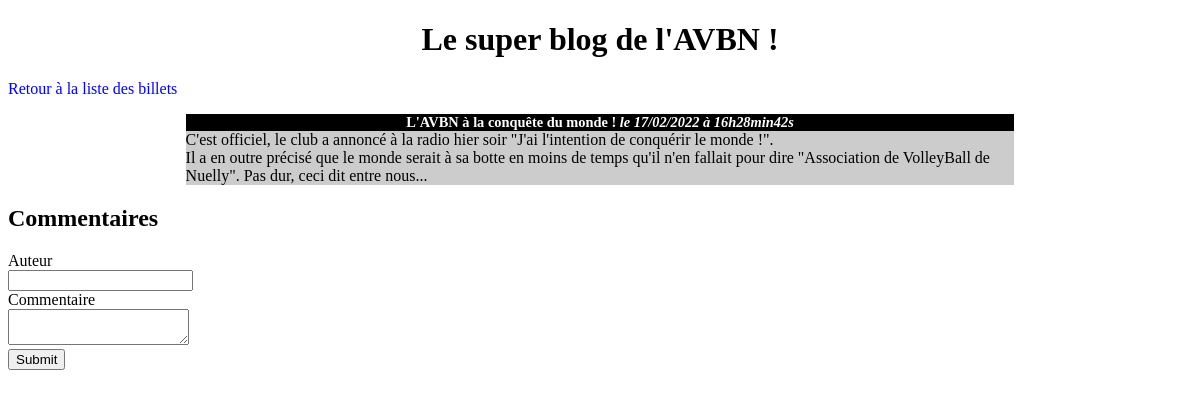
Screenshot of /blog/index.php?action=post&id=2 with the database file from the repository.
### tables this page shows
CREATE TABLE `posts` (
  `id` int(11) NOT NULL,
  `title` varchar(255) NOT NULL,
  `content` text NOT NULL,
  `creation_date` datetime NOT NULL
);

### blog/src/controllers/post.php (called while the page is built, shortened)
<?php
require_once('src/model.php');
function post(string $identifier)
{
    $post = getPost($identifier);
    require('templates/post.php');
}

### blog/src/model.php (called while the page is built, shortened)
<?php
function getPost($identifier) {
    $database = dbConnect();
    $statement = $database->prepare(
        "SELECT id, title, content, DATE_FORMAT(creation_date, '%d/%m/%Y à %Hh%imin%ss') AS french_creation_date FROM posts WHERE id = ?"
    );
    $statement->execute([$identifier]);
    $row = $statement->fetch();
    $post = [
        'title' => $row['title'],
        'french_creation_date' => $row['french_creation_date'],
        'content' => $row['content'],
        'identifier' => $row['id'],
    ];
    return $post;
}
function dbConnect()
{
    $database = new PDO('mysql:host=localhost;dbname=blog;charset=utf8', 'blog', 'password');
    return $database;
}

### blog/templates/post.php (the view, shortened to what this page needs)
<h1>Le super blog de l'AVBN !</h1>
<p><a href="index.php">Retour à la liste des billets</a></p>
<div class="news">
    <h3>
        <?= htmlspecialchars($post['title']) ?>
        <em>le <?= $post['french_creation_date'] ?></em>
    </h3>
    <p>
        <?= nl2br(htmlspecialchars($post['content'])) ?>
    </p>
</div>
<h2>Commentaires</h2>
<form action="index.php?action=addComment&id=<?= $post['identifier'] ?>" method="post">
   <div>
      <label for="author">Auteur</label><br />
      <input type="text" id="author" name="author" />
   </div>
   <div>
      <label for="comment">Commentaire</label><br />
      <textarea id="comment" name="comment"></textarea>
   </div>
   <div>
      <input type="submit" />
   </div>
</form>
<?php require('layout.php') ?>

### blog/style.css (style rules this page uses)
h1, h3 { text-align:center; }
h3 { background-color:black; color:white; font-size:0.9em; margin-bottom:0px; }
.news p { background-color:#CCCCCC; margin-top:0px; }
.news { width:70%; margin:auto; }
a { text-decoration: none; color: blue; }

### rows the page displays
posts: title "L'AVBN à la conquête du monde !", content "C'est officiel, le club a annoncé à la radio hier soir \"J'ai l'intention de conquérir le monde !\". Il a en outre précisé que le monde serait à sa botte en moins de temps qu'il n'en fallait pour dire \"Association de VolleyBall de Nuelly\". Pas dur, ceci dit entre nous..."

### other values shown
$post['french_creation_date'] "17/02/2022 à 16h28min42s"
